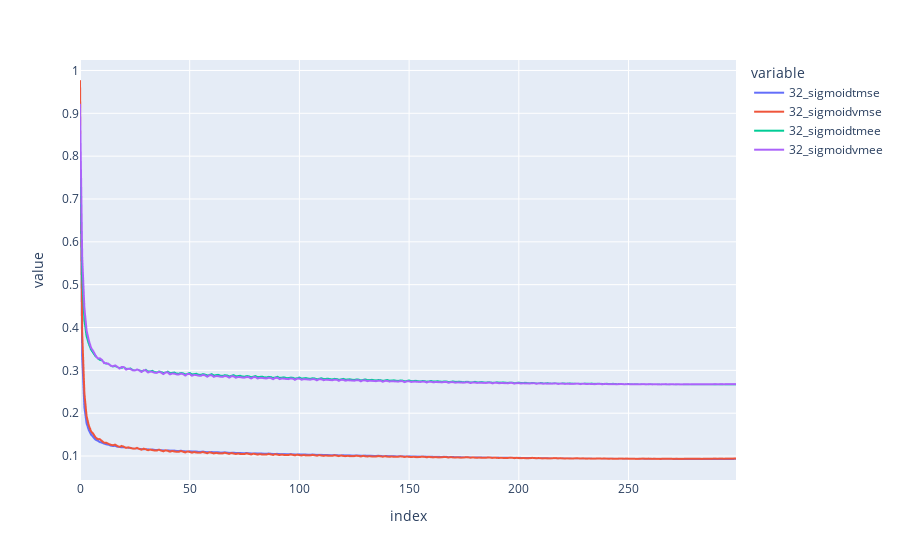

Write notebook code for a chart like this one.
### Code cell
dic_list = []
for dummy in interesting_model:
    dic = {}
    dic[dummy['top_name'] + 'tmse'] = dummy['stats']['training_mean_squared_error']
    dic[dummy['top_name'] + 'vmse'] = dummy['stats']['validation_mean_squared_error']
    dic[dummy['top_name'] + 'tmee'] = dummy['stats']['training_mean_euclidean_error']
    dic[dummy['top_name'] + 'vmee'] = dummy['stats']['validation_mean_euclidean_error']
    dic_list.append(pd.DataFrame(dic))
    
for i in dic_list:
    fig = px.line(i)
    fig.show()

### Figure 1 — Plotly figure (JSON) as saved in the notebook; plotly's stock layout.template omitted (floating-point values rounded to 4 significant figures; data arrays with more than 128 entries replaced by an {"elided": "..."} marker saying what was removed)
{"data": [{"hovertemplate": "variable=32_sigmoidtmse<br>index=%{x}<br>value=%{y}<extra></extra>", "legendgroup": "32_sigmoidtmse", "line": {"color": "#636efa", "dash": "solid"}, "marker": {"symbol": "circle"}, "mode": "lines", "name": "32_sigmoidtmse", "showlegend": true, "type": "scattergl", "x": {"elided": "300 int values"}, "xaxis": "x", "y": {"elided": "300 float values"}, "yaxis": "y"}, {"hovertemplate": "variable=32_sigmoidvmse<br>index=%{x}<br>value=%{y}<extra></extra>", "legendgroup": "32_sigmoidvmse", "line": {"color": "#EF553B", "dash": "solid"}, "marker": {"symbol": "circle"}, "mode": "lines", "name": "32_sigmoidvmse", "showlegend": true, "type": "scattergl", "x": {"elided": "300 int values"}, "xaxis": "x", "y": {"elided": "300 float values"}, "yaxis": "y"}, {"hovertemplate": "variable=32_sigmoidtmee<br>index=%{x}<br>value=%{y}<extra></extra>", "legendgroup": "32_sigmoidtmee", "line": {"color": "#00cc96", "dash": "solid"}, "marker": {"symbol": "circle"}, "mode": "lines", "name": "32_sigmoidtmee", "showlegend": true, "type": "scattergl", "x": {"elided": "300 int values"}, "xaxis": "x", "y": {"elided": "300 float values"}, "yaxis": "y"}, {"hovertemplate": "variable=32_sigmoidvmee<br>index=%{x}<br>value=%{y}<extra></extra>", "legendgroup": "32_sigmoidvmee", "line": {"color": "#ab63fa", "dash": "solid"}, "marker": {"symbol": "circle"}, "mode": "lines", "name": "32_sigmoidvmee", "showlegend": true, "type": "scattergl", "x": {"elided": "300 int values"}, "xaxis": "x", "y": {"elided": "300 float values"}, "yaxis": "y"}], "layout": {"legend": {"title": {"text": "variable"}, "tracegroupgap": 0}, "margin": {"t": 60}, "xaxis": {"anchor": "y", "domain": [0, 1], "title": {"text": "index"}}, "yaxis": {"anchor": "x", "domain": [0, 1], "title": {"text": "value"}}}}
